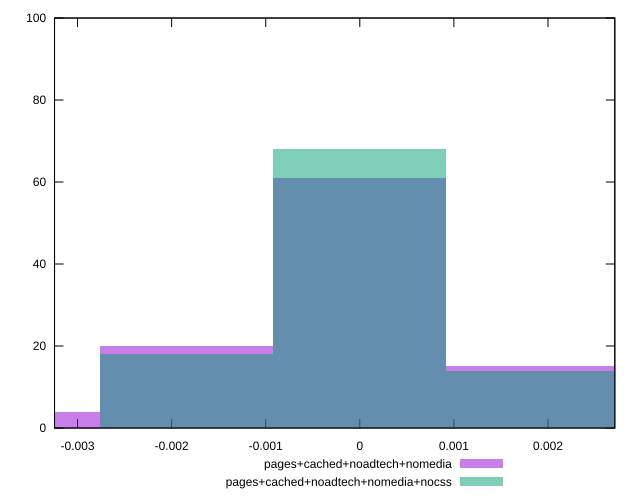

This chart was generated by the following gnuplot code:
reset

$pagesCachedNoadtechNomedia <<EOF
-0.0018379330651443276 20
0 61
0.0018379330651443276 15
-0.003675866130288655 4
EOF

$pagesCachedNoadtechNomediaNocss <<EOF
0 68
-0.0018379330651443276 18
0.0018379330651443276 14
EOF

set key outside below
set boxwidth 0.0018379330651443276
set xrange [-0.0032444980239537237:0.0027105895020587507]
set yrange [0:100]
set trange [0:100]
set style fill transparent solid 0.5 noborder
set terminal svg size 640, 500 enhanced background rgb 'white'
set output "report_00009_2021-02-08T22-37-41.559Z/meta/pScore-difference/comparison/histogram/3_vs_4.svg"

plot $pagesCachedNoadtechNomedia title "pages+cached+noadtech+nomedia" with boxes, \
     $pagesCachedNoadtechNomediaNocss title "pages+cached+noadtech+nomedia+nocss" with boxes

reset
